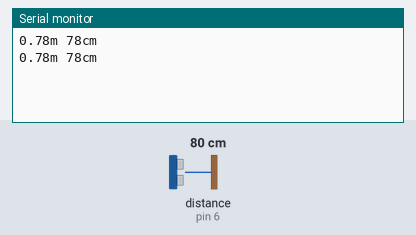
Bench run of a sketch on a simulated Arduino Uno, built with avr-gcc and run on an emulated ATmega328P. Shown: the last lines printed to the serial monitor. Wiring (inferred from the names in the program): ultrasonic range finder: trigger pin 7; echo pin 6. The test bench sets the inputs (shaded band); at power-on: distance to the obstacle (sensor on pin 6) 80 cm. The echo pulse lasts 58.3 µs per cm.

Above: at 1.8 s.
1.9 s: distance to the obstacle (sensor on pin 6) set to 2 cm
At 2.6 s:
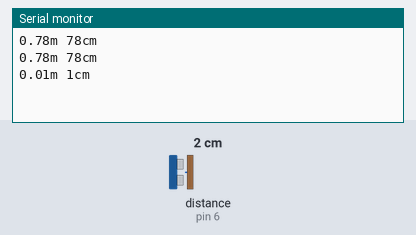
3.4 s: distance to the obstacle (sensor on pin 6) set to 4 cm
At 4.8 s:
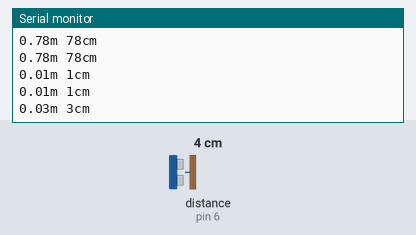
Timing chart, 0 to 6.4 s (numbered marks = the images above; inputs shaded):
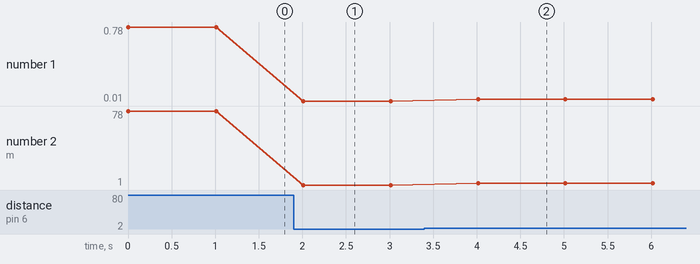

The sketch:

Udm.ino
```cpp
const int trigger = 7;
const int echoPin = 6;

void setup() {
 Serial.begin(9600);
}

void loop() {
  long duration, inches, cm;
   pinMode(trigger, OUTPUT);
   digitalWrite(trigger, LOW);
   delayMicroseconds(2);
   digitalWrite(trigger, HIGH);
   delayMicroseconds(10);
   digitalWrite(trigger, LOW);
   pinMode(echoPin, INPUT);
   duration = pulseIn(echoPin, HIGH);
   cm = microsecondsToCentimeters(duration);
   Serial.print(cm/100.0);
   Serial.print("m ");
   Serial.print(cm);
   Serial.print("cm");
   Serial.println();
   delay(1000);

}

long microsecondsToCentimeters(long microseconds) {
   return microseconds * 0.034 *0.5;
}
```

Measured:
- after the input at 1.9 s, the serial monitor: prints a new line after 0.11 s (image 1)
- after the input at 3.4 s, the serial monitor: prints a new line after 0.61 s (image 2)
- plotted number 1: 0.78 → 0.01 after the input at 1.9 s, 0.01 → 0.03 after the input at 3.4 s
- plotted number 2: 78 → 1 after the input at 1.9 s, 1 → 3 after the input at 3.4 s
